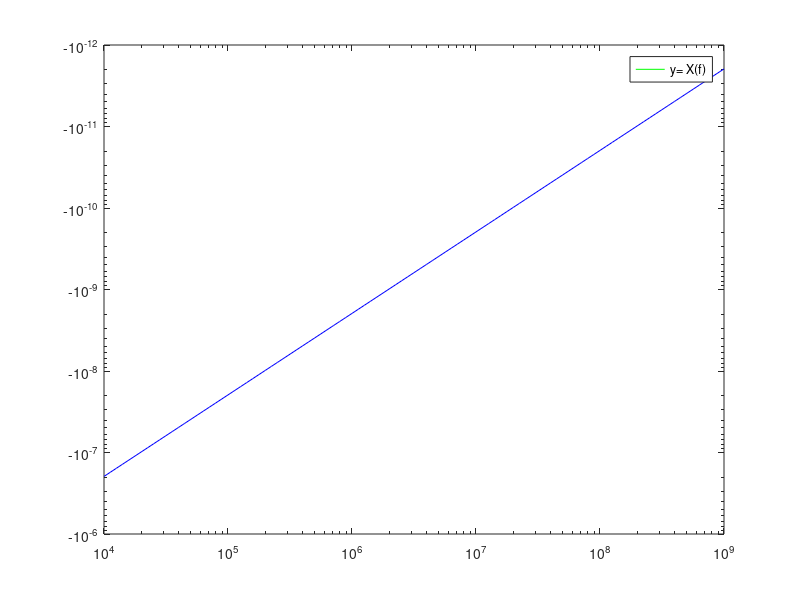
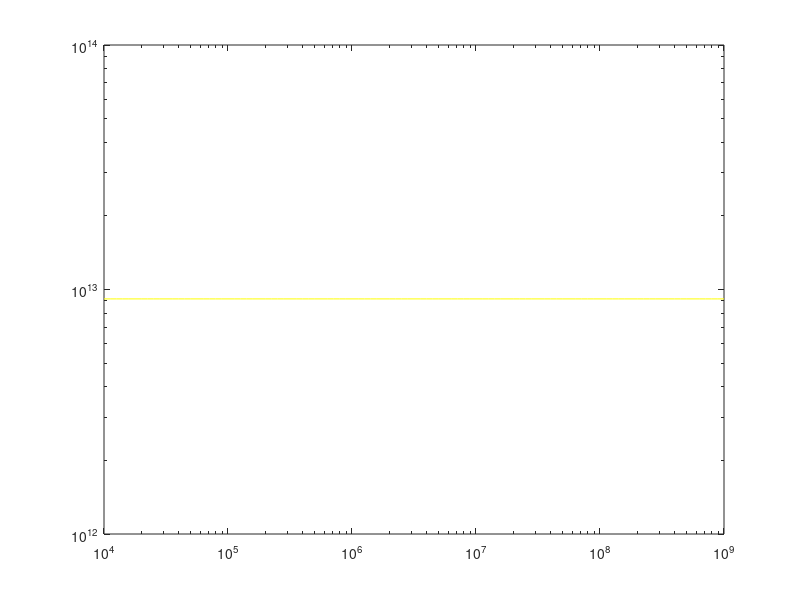

Write MATLAB code to recreate these figures, in order.
%Contants and variables

eps_0 = 8.85e-12;               %[F/m]      Free space permittivity
d = 0.5e-3;                     %[m]        Distance between plates
S = 0.0005;                     %[m2]       Plate surface
% Frequency range
f_min=1.0*1e4;
f_max=1.0*1e9;
N_f=101;
freq = logspace(log10(f_min),log10(f_max),N_f);

%Dielectric parameters Debye Model
eps_infinite = 80*eps_0;        %           Permittivity at upper frequency
%eps_static = 1.9e7*eps_0;      %           Permittivity at DC
eps_static = 81;
%conductivity = 15e-6;          %[S/m]      Conducttivity
conductivity = 0;               %[S/m]      Conducttivity
%T=0.9;                           %[s]        Relaxing time
T=0;                            %[s]        Relaxing time
w = 2*pi.*freq;                    %[rad/s]    Angular frequency

%% Permittivity
%Debye model 
a = (eps_static - eps_infinite)./(1+1i*w*T);
b = 1i*conductivity./w;
eps = (eps_infinite + a - b);

eps_real = real(eps);
eps_imag = -imag(eps);
eps_real_norm = eps_real/eps_0;
eps_imag_norm = eps_imag/eps_0;

%% Option 1
% % c = (eps_real.*eps_real)+(eps_imag.*eps_imag);
% % 
% % R = (1./w).*(eps_imag/c).*(d/S);
% % X = -(1./w).*(eps_real/c).*(d/S);
% % 


%% Option 2 <-- CORRECT
C = eps*d/S;
Z = 1./(1i*w.*C);

R = real(Z);
X = imag(Z);

%% Representation%%%%%%%%%%%%%%%%%%%%%%%%%%%%%%%%%%%%%%%%%%%%%%%%%%%%%%%%%%%%%%%%%%%%%%%%%%%%%%%%

figure('Name', 'R(f) and X(f)');
ylabel('frequency(Hz)');

loglog(freq,R, 'Color', 'g');
legend('y = R(f)');
hold on
loglog(freq,X, 'Color', 'b');
legend('y= X(f)');
hold on

figure('Name', 'Permittivity (Real and Imaginary)');
loglog(freq,eps_real_norm, 'Color', 'y');
hold on
loglog(freq,eps_imag_norm, 'Color', 'r');
